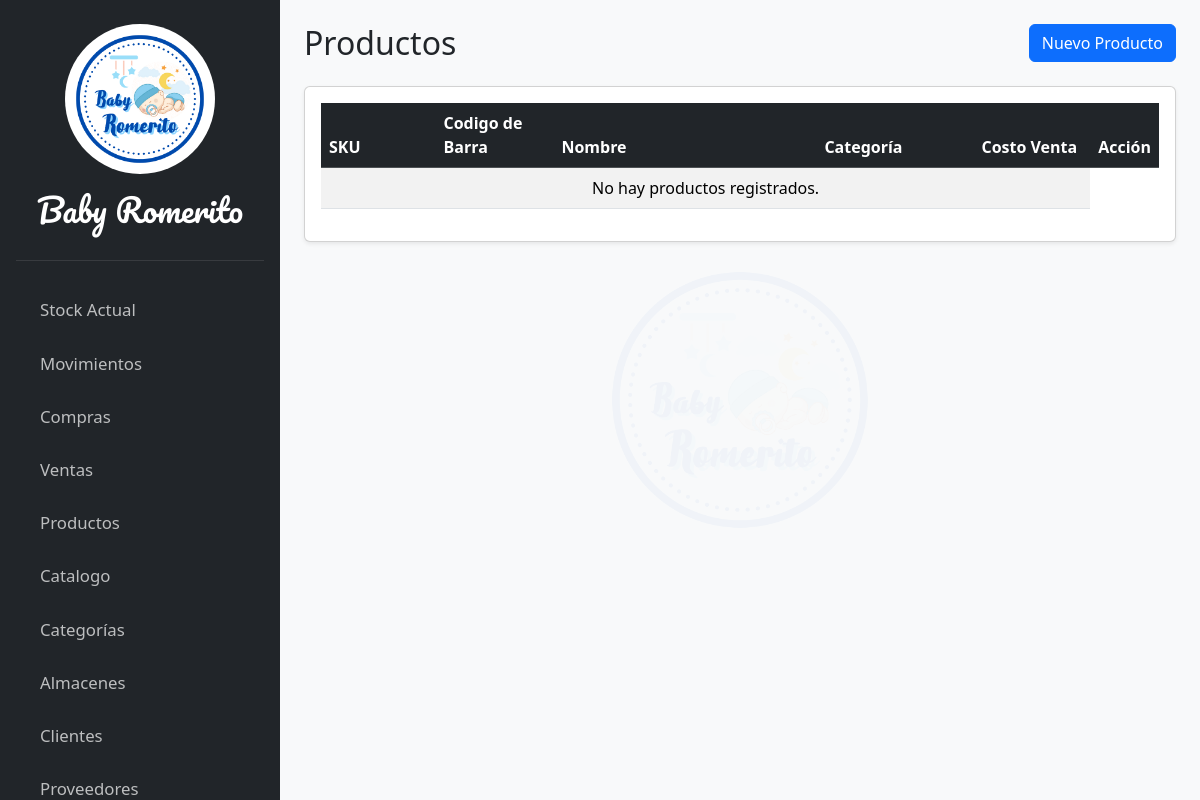
/productos/producto/lista, run on an earlier commit of the app's database.
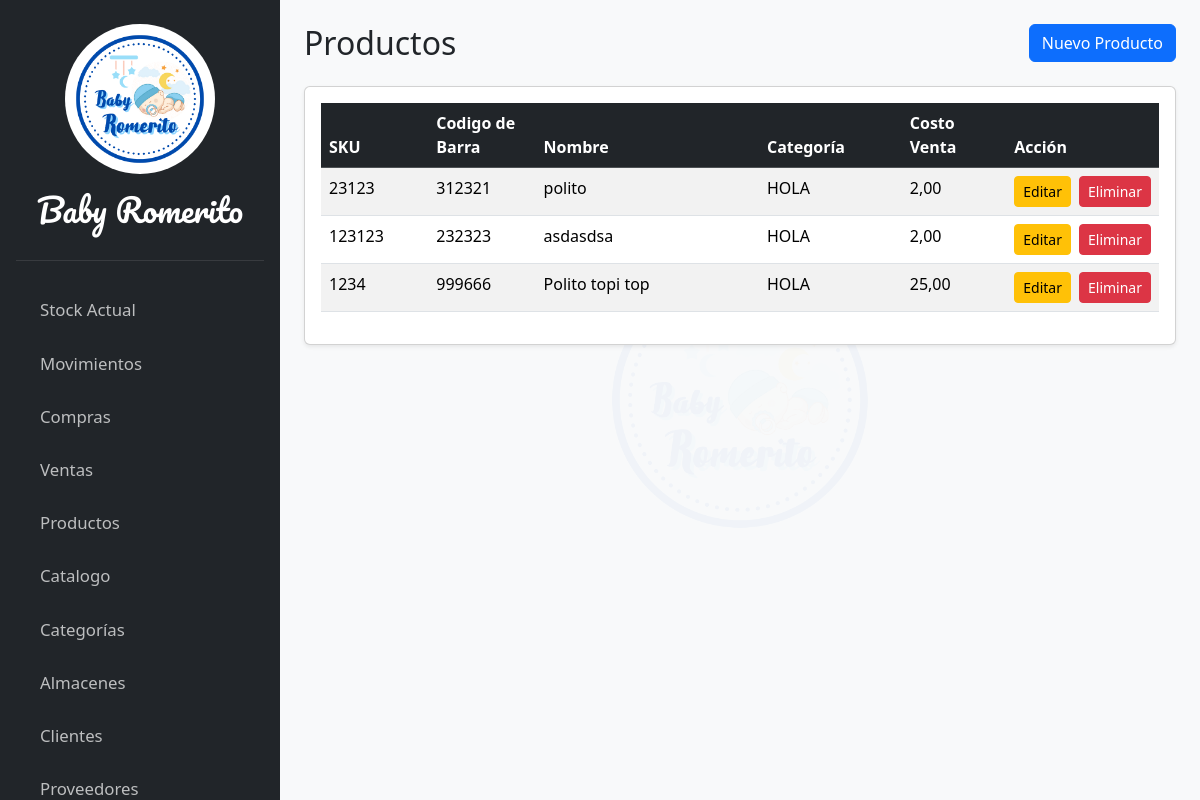
And on a later commit of the database.
### apps/productos/models.py (models this page shows, shortened)
class Producto(models.Model):
    sku = models.CharField("SKU", max_length=50, unique=True)
    nombre = models.CharField("Nombre del Producto", max_length=250)
    categoria = models.ForeignKey(Categoria, on_delete=models.SET_NULL, null=True, blank=True, verbose_name="Categoria del producto", related_name="productos")
    descripcion = models.TextField("Descripcion")
    costo_compra = models.DecimalField("Costo de compra", max_digits=12, decimal_places=2, default=0)
    costo_venta = models.DecimalField("Costo de venta", max_digits=12, decimal_places=2, default=0)
    codigo_barra = models.CharField("Codigo de Barra", max_length=25)
    imagen = models.ImageField("Imagen", upload_to='productos/', null=True, blank=True)

class Categoria(models.Model):
    nombre = models.CharField("Nombre de la categoria", max_length=250)
    descripcion = models.TextField("Descripcion")

### apps/productos/views.py (the view)
# urls.py: path('producto/lista', views.ProductoListView.as_view(), name='producto-list'),
class ProductoListView(ListView):
    model = Producto
    template_name = 'producto/pages/producto_list.html'
    context_object_name = 'productos'

### templates/producto/pages/producto_list.html (shortened to what this page needs)
{% extends 'core/base.html' %}
{% block content %}
<header class="d-flex justify-content-between align-items-center mb-4">
  <h2 class="m-0">Productos</h2>
  <button
    hx-get="{% url 'producto-create' %}"
    hx-target="#producto-table"
    hx-swap="afterbegin"
    class="btn btn-primary">
    Nuevo Producto
  </button>
</header>
<div class="card shadow-sm">
  <div class="card-body">
    <table id="datatable-productos" class="table table-striped table-hover" style="width:100%">
      <thead class="table-dark">
        <tr>
          <th style="width: 15%;">SKU</th>
          <th style="width: 15%;">Codigo de Barra</th>
          <th style="width: 35%;">Nombre</th>
          <th style="width: 20%;">Categoría</th>
          <th style="width: 15%;">Costo Venta</th>
          <th style="width: 15%;">Acción</th>
        </tr>
      </thead>
      <tbody id="producto-table">
        {% for producto in productos %}
          {% include 'producto/partials/_producto_list_rows.html' %}
        {% empty %}
        <tr>
          <td colspan="5" class="text-center">No hay productos registrados.</td>
        </tr>
        {% endfor %}
      </tbody>
    </table>
  </div>
</div>
{% endblock %}

### templates/producto/partials/_producto_list_rows.html
<tr id="producto-{{ producto.pk }}">
    <td>{{ producto.sku }}</td>
    <td>{{ producto.codigo_barra }}</td>
    <td>{{ producto.nombre }}</td>
    <td>{{ producto.categoria.nombre|default:"-" }}</td>
    <td>{{ producto.costo_venta|floatformat:2 }}</td>
    <td>
        <div class="d-flex gap-2 justify-content-end">
            <button
              hx-get="{% url 'producto-edit' producto.pk %}"
              hx-target="#producto-{{ producto.pk }}"
              hx-swap="outerHTML"
              class="btn btn-warning btn-sm">
              Editar
            </button>
            <button
              hx-delete="{% url 'producto-delete' producto.pk %}"
              hx-target="#producto-{{ producto.pk }}"
              hx-confirm="¿Estás seguro de que quieres eliminar '{{ producto.nombre }}'?"
              hx-swap="outerHTML"
              class="btn btn-danger btn-sm">
              Eliminar
            </button>
        </div>
    </td>
</tr>

What changed in the data, as far as the page shows it:
added Producto: sku "23123", codigo_barra "312321", nombre "polito", categoria.nombre "HOLA", costo_venta "2,00"
added Producto: sku "123123", codigo_barra "232323", nombre "asdasdsa", categoria.nombre "HOLA", costo_venta "2,00"
added Producto: sku "1234", codigo_barra "999666", nombre "Polito topi top", categoria.nombre "HOLA", costo_venta "25,00"
Also different on the page:
text no longer shown: "No hay productos registrados."
